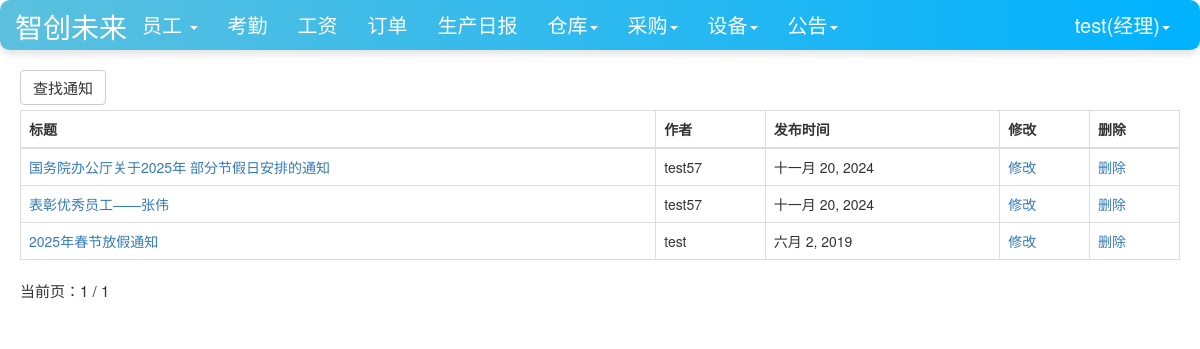
/notice/notice_lists/ (signed in), run on the app's committed database.
### user/models.py (models this page shows, shortened)
class Profile(models.Model):
    user = models.OneToOneField(User, on_delete=models.CASCADE)
    staff_gender = models.CharField(max_length=10, choices=(('male', '男'), ('female', '女')), default='male',
                                    verbose_name='性别')
    staff_age = models.PositiveIntegerField(verbose_name="年龄")
    staff_home = models.CharField(max_length=100, verbose_name="籍贯")
    staff_nationality = models.CharField(max_length=20, verbose_name="民族")  # 民族
    staff_tel = models.BigIntegerField(verbose_name="电话")
    start_time = models.DateField(auto_now_add=True, verbose_name="入职时间")  # 入职时间
    id_card = models.CharField(max_length=20,verbose_name="身份证")  # 身份证号
    staff_type = models.CharField(max_length=100,verbose_name="职位", null=True)  # 职位
    salary_pre_hour = models.IntegerField(verbose_name="时薪")  # 时薪
    avatar = models.ImageField(verbose_name="头像", upload_to='avatars/', null=True)  # 头像字段
    class Meta:
        ordering = ['-start_time']

### notice/models.py (models this page shows)
class Notice(models.Model):
    title = models.CharField(max_length=100,verbose_name="标题")
    author = models.ForeignKey(User, on_delete=models.DO_NOTHING, verbose_name="发表人", null=True)
    created_time = models.DateField(auto_now_add=True, verbose_name="发布时间")
    content = models.TextField(verbose_name="内容")
    class Meta:
        ordering = ['-created_time']

### notice/views.py (the view)
# urls.py: path('notice_lists/', views.notice_lists, name='notice_lists'),
def notice_lists(request):
    items = Notice.objects.all()
    context = {}
    paginator = Paginator(items, 10)  # 每页显示10个对象
    page_number = request.GET.get('page')
    if page_number is None:
        page_number = 1
    page_number = int(page_number)
    total_pages = paginator.num_pages
    print("page_number:", page_number)
    page_info = {"number": page_number, "paginator": {}}
    page_info["paginator"]['num_pages'] = total_pages
    print("total_pages", total_pages)
    if total_pages > page_number:
        page_info['has_next'] = True
        page_info['next_page_number'] = page_number + 1
    if page_number > 1:
        page_info['has_previous'] = True
        page_info['previous_page_number'] = page_number - 1
    context['page_obj'] = page_info
    item = paginator.get_page(page_number)
    context['notice'] = item
    return render(request, 'notice_lists.html', context)

### user/models.py (called while the page is built)
def get_staff_type(self):
    if Profile.objects.filter(user=self).exists():
        profile = Profile.objects.get(user=self)
        return profile.staff_type
    else:
        return ''

### notice/templates/notice_lists.html (shortened to what this page needs)
{% extends 'base.html' %}
{% if user.is_authenticated %}
                    {% if user_get_staff_type == '经理' %}
                        {% block nav_staff_active %}active{% endblock %}
                    {% else %}
                        {% block nav_staff1_active %}active{% endblock %}
                    {% endif %}
{% endif %}
{% block content %}
    <div class="container">
        <div class="row">
            <div class="col-lg-12">
                {% if user.is_authenticated %}
                  <div class="row col-lg-12 my-spacing5">
                   <a class="btn btn-default" href="{% url 'notice_select' %}">查找通知</a>
                </div>
                <table class="table table-bordered table-hover my-spacing2">
                  {% if user.get_staff_type == '经理' %}
                  <thead>
                    <tr>
                      <th scope="col">标题</th>
                         <th scope="col">作者</th>
                      <th scope="col">发布时间</th>
                        <th scope="col">修改</th>
                      <th scope="col">删除</th>
                    </tr>
                  </thead>
                  <tbody>
                  {%for u in notice%}
                    <tr>
                      <td><a href="{%url 'notice' u.pk%}">{{u.title}}</a></td>
                      <td>{{u.author}}</td>
                      <td>{{u.created_time}}</td>
                        <td><a href="{% url 'NoticeModify' u.pk%}">修改</a></li></td>
                      <td><a href="{% url 'delete_notice' u.pk%}">删除</a></li></td>
                    </tr>
                  {% endfor %}
                  </tbody>
                    {% endif %}
                </table>
                {% else %}
                    <span>未登录，跳转到首页...</span>
                    <script type="text/javascript">
                        window.location.href = '/';
                    </script>
                {% endif %}
            </div>
        </div>
        {% include 'pagination.html' %}
    </div>
{% endblock %}

### templates/base.html (shortened to what this page needs)
{% load staticfiles %}
<!doctype html>
<html lang="en">
<head>
    <link rel="stylesheet" href="{% static 'base.css' %}">
     <link rel="stylesheet" href="{% static 'home.css' %}">
    <link rel="stylesheet" href="{% static 'bootstrap-3.3.7/css/bootstrap.min.css' %}">
</head>
<body>
    <nav class="navbar navbar-default navbar-fixed-top">
      <div class="container-fluid">
        <div class="navbar-header"  >
          <a class="navbar-brand-container d-flex justify-content-center"  color=white" href="{% url 'home' %}">智创未来</a>
        </div>
          {% if  user.is_authenticated %}
        <div class="collapse navbar-collapse" id="bs-example-navbar-collapse-1">
          <ul class="nav navbar-nav">
              {% if user.get_staff_type == '经理' %}
              <li class="{% block nav_staff_active %}{% endblock %}">
                  <li class="dropdown">
                      <a href="#" class="dropdown-toggle" data-toggle="dropdown" role="button" aria-haspopup="true" aria-expanded="false">
                          员工
                          <b class="caret"></b>
                      </a>
                    </li>
                  </li>
              <li class="{% block nav_attendence_active %}{% endblock %}"><a href="{% url 'attendence_lists'%}">考勤</a></li>
              <li class="{% block nav_salary_active %}{% endblock %}"><a href="{% url 'salary_lists'%}">工资</a></li>
              <li class="{% block nav_order_active %}{% endblock %}"><a href="{% url 'order_list' %}">订单</a></li>
              <li class="{% block nav_producediary_active %}{% endblock %}"><a href="{% url 'product_diary' %}">生产日报</a></li>
              <li class="{% block nav_warehousediary_active %}{% endblock %}">
              <li class="dropdown">
                <a href="#" class="dropdown-toggle" data-toggle="dropdown" role="button" aria-haspopup="true" aria-expanded="false">仓库<span class="caret"></span></a>
              </li>
                  </li>
                  <li class="{% block nav_purchase_active %}{% endblock %}">
                    <li class="dropdown">
                      <a href="#" class="dropdown-toggle" data-toggle="dropdown" role="button" aria-haspopup="true" aria-expanded="false">采购<span class="caret"></span></a>
                    </li>
                  </li>
                  <li class="{% block nav_facility_active %}{% endblock %}">
                    <li class="dropdown">
                      <a href="#" class="dropdown-toggle" data-toggle="dropdown" role="button" aria-haspopup="true" aria-expanded="false">设备<span class="caret"></span></a>
                    </li>
                  </li>
              <li class="{% block nav_notice_active %}{% endblock %}">
                    <li class="dropdown">
                      <a href="#" class="dropdown-toggle" data-toggle="dropdown" role="button" aria-haspopup="true" aria-expanded="false">公告<span class="caret"></span></a>
                    </li>
                  </li>
              {%endif%}
          </ul>
        <ul class="nav navbar-nav navbar-right">
            <li class="dropdown">
              <a href="#" class="dropdown-toggle" data-toggle="dropdown" role="button" aria-haspopup="true" aria-expanded="false">
                  {{user.username}}({{user.get_staff_type}})<span class="caret"></span></a>
            </li>
        </ul>
    </div>
          {% else %}
           <ul class="nav navbar-nav navbar-right">
                <li><a href="{% url 'login' %}?from={{ request.get_full_path }}">登录</a></li>
           </ul>
          {% endif %}
      </div>
    </nav>
    {% block content%} {% endblock %}
</body>
</html>

### static/home.css (style rules this page uses)
* { margin: 0; padding: 0; }
body { margin-top: 70px!important; }
ul { list-style-type: none!important; }
ul.navbar-right { margin-right: 0; }
div.navbar-header { font-size: 200%; padding-top: 0.2em; }

### templates/base.html (style rules this page uses)
.navbar-default { background-color: #007bff; color: white; }
.navbar-default .navbar-nav { text-align: center; }
.navbar-default .navbar-nav>li>a { color: white; font-size: 20px; text-align: center; }
.navbar-default { background-color: #007bff; color: white; border-radius: 10px; box-shadow: 0 4px 6px rgba(0, 0, 0, 0.1); }
.navbar-header { text-align: center; }
.navbar-default .navbar-nav>li>a { color: white; }
.navbar-default { background: linear-gradient(to right, #5bc0de, #00b2ff); color: white; }
.navbar-default .navbar-nav>li>a { color: white; text-align: center; }
.collapse { text-align: center; }
.navbar-brand-container { color:white; }
.row { margin-bottom: 1; }
.container { padding-left: 15px; padding-right: 15px; margin-bottom: 5px; --> }
.row > [class^="col-"] { padding-left: 5px; padding-right: 5px; }
.my-spacing5 { margin-bottom: 5px; }
.my-spacing5 > a { font-size:15px; }
.my-spacing2 { margin-bottom: 0px; }

### data on the page
Notice: title "国务院办公厅关于2025年 部分节假日安排的通知", author "test57", created_time "十一月 20, 2024"
Notice: title "表彰优秀员工——张伟", author "test57", created_time "十一月 20, 2024"
Notice: title "2025年春节放假通知", author "test", created_time "六月 2, 2019"

### other printed values
{{ user.username }} "test"
{{ user.get_staff_type }} "经理"
{{ page_obj.number }} "1"
{{ page_obj.paginator.num_pages }} "1"
